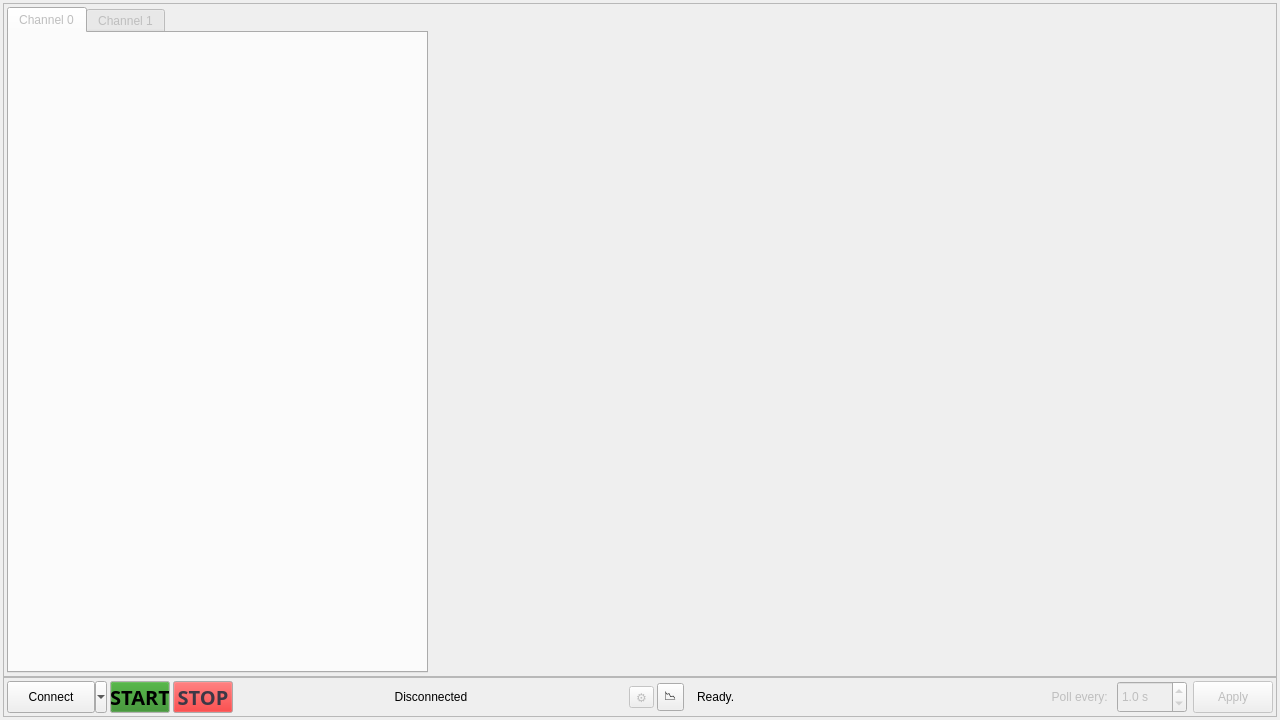
<?xml version="1.0" encoding="UTF-8"?>
<ui version="4.0">
 <class>MainWindow</class>
 <widget class="QMainWindow" name="MainWindow">
  <property name="geometry">
   <rect>
    <x>0</x>
    <y>0</y>
    <width>1280</width>
    <height>720</height>
   </rect>
  </property>
  <property name="minimumSize">
   <size>
    <width>1280</width>
    <height>720</height>
   </size>
  </property>
  <property name="maximumSize">
   <size>
    <width>3840</width>
    <height>2160</height>
   </size>
  </property>
  <property name="windowTitle">
   <string>Thermostat Control Panel</string>
  </property>
  <property name="windowIcon">
   <iconset>
    <normaloff>../resources/artiq.ico</normaloff>../resources/artiq.ico</iconset>
  </property>
  <widget class="QWidget" name="main_widget">
   <property name="sizePolicy">
    <sizepolicy hsizetype="Expanding" vsizetype="Expanding">
     <horstretch>1</horstretch>
     <verstretch>1</verstretch>
    </sizepolicy>
   </property>
   <layout class="QGridLayout" name="gridLayout_2">
    <property name="leftMargin">
     <number>3</number>
    </property>
    <property name="topMargin">
     <number>3</number>
    </property>
    <property name="rightMargin">
     <number>3</number>
    </property>
    <property name="bottomMargin">
     <number>3</number>
    </property>
    <property name="spacing">
     <number>3</number>
    </property>
    <item row="0" column="1">
     <layout class="QVBoxLayout" name="main_layout">
      <property name="spacing">
       <number>0</number>
      </property>
      <item>
       <widget class="QFrame" name="graph_group">
        <property name="enabled">
         <bool>false</bool>
        </property>
        <property name="sizePolicy">
         <sizepolicy hsizetype="Expanding" vsizetype="Expanding">
          <horstretch>1</horstretch>
          <verstretch>1</verstretch>
         </sizepolicy>
        </property>
        <property name="frameShape">
         <enum>QFrame::Shape::StyledPanel</enum>
        </property>
        <property name="frameShadow">
         <enum>QFrame::Shadow::Raised</enum>
        </property>
        <layout class="QGridLayout" name="graphs_layout" rowstretch="1,1" columnstretch="1,1,1" rowminimumheight="100,100" columnminimumwidth="100,100,100">
         <property name="sizeConstraint">
          <enum>QLayout::SizeConstraint::SetDefaultConstraint</enum>
         </property>
         <property name="leftMargin">
          <number>3</number>
         </property>
         <property name="topMargin">
          <number>3</number>
         </property>
         <property name="rightMargin">
          <number>3</number>
         </property>
         <property name="bottomMargin">
          <number>3</number>
         </property>
         <property name="spacing">
          <number>2</number>
         </property>
         <item row="1" column="1">
          <widget class="LivePlotWidget" name="ch1_t_graph" native="true"/>
         </item>
         <item row="0" column="1">
          <widget class="LivePlotWidget" name="ch0_t_graph" native="true"/>
         </item>
         <item row="0" column="2">
          <widget class="LivePlotWidget" name="ch0_i_graph" native="true"/>
         </item>
         <item row="1" column="2">
          <widget class="LivePlotWidget" name="ch1_i_graph" native="true"/>
         </item>
         <item row="0" column="0" rowspan="2">
          <widget class="QTabWidget" name="tabWidget">
           <property name="sizePolicy">
            <sizepolicy hsizetype="Preferred" vsizetype="Preferred">
             <horstretch>0</horstretch>
             <verstretch>0</verstretch>
            </sizepolicy>
           </property>
           <property name="currentIndex">
            <number>0</number>
           </property>
           <widget class="QWidget" name="ch0_tab">
            <property name="sizePolicy">
             <sizepolicy hsizetype="Preferred" vsizetype="Preferred">
              <horstretch>0</horstretch>
              <verstretch>0</verstretch>
             </sizepolicy>
            </property>
            <attribute name="title">
             <string>Channel 0</string>
            </attribute>
            <layout class="QVBoxLayout" name="verticalLayout_2">
             <item>
              <widget class="ParameterTree" name="ch0_tree" native="true">
               <property name="sizePolicy">
                <sizepolicy hsizetype="Preferred" vsizetype="Preferred">
                 <horstretch>0</horstretch>
                 <verstretch>0</verstretch>
                </sizepolicy>
               </property>
              </widget>
             </item>
            </layout>
           </widget>
           <widget class="QWidget" name="ch1_tab">
            <property name="sizePolicy">
             <sizepolicy hsizetype="Preferred" vsizetype="Preferred">
              <horstretch>0</horstretch>
              <verstretch>0</verstretch>
             </sizepolicy>
            </property>
            <attribute name="title">
             <string>Channel 1</string>
            </attribute>
            <layout class="QVBoxLayout" name="verticalLayout">
             <item>
              <widget class="ParameterTree" name="ch1_tree" native="true">
               <property name="sizePolicy">
                <sizepolicy hsizetype="Preferred" vsizetype="Preferred">
                 <horstretch>0</horstretch>
                 <verstretch>0</verstretch>
                </sizepolicy>
               </property>
              </widget>
             </item>
            </layout>
           </widget>
          </widget>
         </item>
        </layout>
       </widget>
      </item>
      <item>
       <widget class="QFrame" name="bottom_settings_group">
        <property name="sizePolicy">
         <sizepolicy hsizetype="Expanding" vsizetype="Fixed">
          <horstretch>0</horstretch>
          <verstretch>0</verstretch>
         </sizepolicy>
        </property>
        <property name="minimumSize">
         <size>
          <width>0</width>
          <height>40</height>
         </size>
        </property>
        <property name="maximumSize">
         <size>
          <width>16777215</width>
          <height>40</height>
         </size>
        </property>
        <property name="frameShape">
         <enum>QFrame::Shape::StyledPanel</enum>
        </property>
        <property name="frameShadow">
         <enum>QFrame::Shadow::Raised</enum>
        </property>
        <layout class="QHBoxLayout" name="horizontalLayout_2">
         <property name="spacing">
          <number>3</number>
         </property>
         <property name="leftMargin">
          <number>3</number>
         </property>
         <property name="topMargin">
          <number>3</number>
         </property>
         <property name="rightMargin">
          <number>3</number>
         </property>
         <property name="bottomMargin">
          <number>3</number>
         </property>
         <item>
          <layout class="QHBoxLayout" name="settings_layout">
           <item>
            <widget class="QToolButton" name="connect_btn">
             <property name="sizePolicy">
              <sizepolicy hsizetype="Fixed" vsizetype="Expanding">
               <horstretch>0</horstretch>
               <verstretch>0</verstretch>
              </sizepolicy>
             </property>
             <property name="minimumSize">
              <size>
               <width>100</width>
               <height>0</height>
              </size>
             </property>
             <property name="maximumSize">
              <size>
               <width>100</width>
               <height>16777215</height>
              </size>
             </property>
             <property name="baseSize">
              <size>
               <width>100</width>
               <height>0</height>
              </size>
             </property>
             <property name="text">
              <string>Connect</string>
             </property>
             <property name="popupMode">
              <enum>QToolButton::ToolButtonPopupMode::MenuButtonPopup</enum>
             </property>
             <property name="toolButtonStyle">
              <enum>Qt::ToolButtonStyle::ToolButtonFollowStyle</enum>
             </property>
            </widget>
           </item>
           <item>
            <widget class="QPushButton" name="start_btn">
             <property name="enabled">
              <bool>true</bool>
             </property>
             <property name="sizePolicy">
              <sizepolicy hsizetype="Maximum" vsizetype="Fixed">
               <horstretch>0</horstretch>
               <verstretch>0</verstretch>
              </sizepolicy>
             </property>
             <property name="minimumSize">
              <size>
               <width>0</width>
               <height>30</height>
              </size>
             </property>
             <property name="maximumSize">
              <size>
               <width>60</width>
               <height>16777213</height>
              </size>
             </property>
             <property name="palette">
              <palette>
               <active>
                <colorrole role="WindowText">
                 <brush brushstyle="SolidPattern">
                  <color alpha="255">
                   <red>0</red>
                   <green>0</green>
                   <blue>0</blue>
                  </color>
                 </brush>
                </colorrole>
                <colorrole role="Button">
                 <brush brushstyle="SolidPattern">
                  <color alpha="255">
                   <red>41</red>
                   <green>135</green>
                   <blue>29</blue>
                  </color>
                 </brush>
                </colorrole>
                <colorrole role="Light">
                 <brush brushstyle="SolidPattern">
                  <color alpha="255">
                   <red>255</red>
                   <green>255</green>
                   <blue>255</blue>
                  </color>
                 </brush>
                </colorrole>
                <colorrole role="Midlight">
                 <brush brushstyle="SolidPattern">
                  <color alpha="255">
                   <red>252</red>
                   <green>252</green>
                   <blue>251</blue>
                  </color>
                 </brush>
                </colorrole>
                <colorrole role="Dark">
                 <brush brushstyle="SolidPattern">
                  <color alpha="255">
                   <red>222</red>
                   <green>221</green>
                   <blue>218</blue>
                  </color>
                 </brush>
                </colorrole>
                <colorrole role="Mid">
                 <brush brushstyle="SolidPattern">
                  <color alpha="255">
                   <red>250</red>
                   <green>249</green>
                   <blue>248</blue>
                  </color>
                 </brush>
                </colorrole>
                <colorrole role="Text">
                 <brush brushstyle="SolidPattern">
                  <color alpha="255">
                   <red>0</red>
                   <green>0</green>
                   <blue>0</blue>
                  </color>
                 </brush>
                </colorrole>
                <colorrole role="BrightText">
                 <brush brushstyle="SolidPattern">
                  <color alpha="255">
                   <red>255</red>
                   <green>255</green>
                   <blue>255</blue>
                  </color>
                 </brush>
                </colorrole>
                <colorrole role="ButtonText">
                 <brush brushstyle="SolidPattern">
                  <color alpha="255">
                   <red>255</red>
                   <green>255</green>
                   <blue>255</blue>
                  </color>
                 </brush>
                </colorrole>
                <colorrole role="Base">
                 <brush brushstyle="SolidPattern">
                  <color alpha="255">
                   <red>255</red>
                   <green>255</green>
                   <blue>255</blue>
                  </color>
                 </brush>
                </colorrole>
                <colorrole role="Window">
                 <brush brushstyle="SolidPattern">
                  <color alpha="255">
                   <red>250</red>
                   <green>249</green>
                   <blue>248</blue>
                  </color>
                 </brush>
                </colorrole>
                <colorrole role="Shadow">
                 <brush brushstyle="SolidPattern">
                  <color alpha="255">
                   <red>0</red>
                   <green>0</green>
                   <blue>0</blue>
                  </color>
                 </brush>
                </colorrole>
                <colorrole role="AlternateBase">
                 <brush brushstyle="SolidPattern">
                  <color alpha="255">
                   <red>252</red>
                   <green>252</green>
                   <blue>251</blue>
                  </color>
                 </brush>
                </colorrole>
                <colorrole role="ToolTipBase">
                 <brush brushstyle="SolidPattern">
                  <color alpha="255">
                   <red>255</red>
                   <green>255</green>
                   <blue>220</blue>
                  </color>
                 </brush>
                </colorrole>
                <colorrole role="ToolTipText">
                 <brush brushstyle="SolidPattern">
                  <color alpha="255">
                   <red>0</red>
                   <green>0</green>
                   <blue>0</blue>
                  </color>
                 </brush>
                </colorrole>
                <colorrole role="PlaceholderText">
                 <brush brushstyle="SolidPattern">
                  <color alpha="127">
                   <red>0</red>
                   <green>0</green>
                   <blue>0</blue>
                  </color>
                 </brush>
                </colorrole>
                <colorrole role="Accent">
                 <brush brushstyle="SolidPattern">
                  <color alpha="255">
                   <red>255</red>
                   <green>255</green>
                   <blue>255</blue>
                  </color>
                 </brush>
                </colorrole>
               </active>
               <inactive>
                <colorrole role="WindowText">
                 <brush brushstyle="SolidPattern">
                  <color alpha="255">
                   <red>0</red>
                   <green>0</green>
                   <blue>0</blue>
                  </color>
                 </brush>
                </colorrole>
                <colorrole role="Button">
                 <brush brushstyle="SolidPattern">
                  <color alpha="255">
                   <red>41</red>
                   <green>135</green>
                   <blue>29</blue>
                  </color>
                 </brush>
                </colorrole>
                <colorrole role="Light">
                 <brush brushstyle="SolidPattern">
                  <color alpha="255">
                   <red>255</red>
                   <green>255</green>
                   <blue>255</blue>
                  </color>
                 </brush>
                </colorrole>
                <colorrole role="Midlight">
                 <brush brushstyle="SolidPattern">
                  <color alpha="255">
                   <red>252</red>
                   <green>252</green>
                   <blue>251</blue>
                  </color>
                 </brush>
                </colorrole>
                <colorrole role="Dark">
                 <brush brushstyle="SolidPattern">
                  <color alpha="255">
                   <red>222</red>
                   <green>221</green>
                   <blue>218</blue>
                  </color>
                 </brush>
                </colorrole>
                <colorrole role="Mid">
                 <brush brushstyle="SolidPattern">
                  <color alpha="255">
                   <red>250</red>
                   <green>249</green>
                   <blue>248</blue>
                  </color>
                 </brush>
                </colorrole>
                <colorrole role="Text">
                 <brush brushstyle="SolidPattern">
                  <color alpha="255">
                   <red>0</red>
                   <green>0</green>
                   <blue>0</blue>
                  </color>
                 </brush>
                </colorrole>
                <colorrole role="BrightText">
                 <brush brushstyle="SolidPattern">
                  <color alpha="255">
                   <red>255</red>
                   <green>255</green>
                   <blue>255</blue>
                  </color>
                 </brush>
                </colorrole>
                <colorrole role="ButtonText">
                 <brush brushstyle="SolidPattern">
                  <color alpha="255">
                   <red>0</red>
                   <green>0</green>
                   <blue>0</blue>
                  </color>
                 </brush>
                </colorrole>
                <colorrole role="Base">
                 <brush brushstyle="SolidPattern">
                  <color alpha="255">
                   <red>255</red>
                   <green>255</green>
                   <blue>255</blue>
                  </color>
                 </brush>
                </colorrole>
                <colorrole role="Window">
                 <brush brushstyle="SolidPattern">
                  <color alpha="255">
                   <red>250</red>
                   <green>249</green>
                   <blue>248</blue>
                  </color>
                 </brush>
                </colorrole>
                <colorrole role="Shadow">
                 <brush brushstyle="SolidPattern">
                  <color alpha="255">
                   <red>0</red>
                   <green>0</green>
                   <blue>0</blue>
                  </color>
                 </brush>
                </colorrole>
                <colorrole role="AlternateBase">
                 <brush brushstyle="SolidPattern">
                  <color alpha="255">
                   <red>252</red>
                   <green>252</green>
                   <blue>251</blue>
                  </color>
                 </brush>
                </colorrole>
                <colorrole role="ToolTipBase">
                 <brush brushstyle="SolidPattern">
                  <color alpha="255">
                   <red>255</red>
                   <green>255</green>
                   <blue>220</blue>
                  </color>
                 </brush>
                </colorrole>
                <colorrole role="ToolTipText">
                 <brush brushstyle="SolidPattern">
                  <color alpha="255">
                   <red>0</red>
                   <green>0</green>
                   <blue>0</blue>
                  </color>
                 </brush>
                </colorrole>
                <colorrole role="PlaceholderText">
                 <brush brushstyle="SolidPattern">
                  <color alpha="127">
                   <red>0</red>
                   <green>0</green>
                   <blue>0</blue>
                  </color>
                 </brush>
                </colorrole>
                <colorrole role="Accent">
                 <brush brushstyle="SolidPattern">
                  <color alpha="255">
                   <red>255</red>
                   <green>255</green>
                   <blue>255</blue>
                  </color>
                 </brush>
                </colorrole>
               </inactive>
               <disabled>
                <colorrole role="WindowText">
                 <brush brushstyle="SolidPattern">
                  <color alpha="255">
                   <red>125</red>
                   <green>125</green>
                   <blue>124</blue>
                  </color>
                 </brush>
                </colorrole>
                <colorrole role="Button">
                 <brush brushstyle="SolidPattern">
                  <color alpha="255">
                   <red>9</red>
                   <green>64</green>
                   <blue>4</blue>
                  </color>
                 </brush>
                </colorrole>
                <colorrole role="Light">
                 <brush brushstyle="SolidPattern">
                  <color alpha="255">
                   <red>255</red>
                   <green>255</green>
                   <blue>255</blue>
                  </color>
                 </brush>
                </colorrole>
                <colorrole role="Midlight">
                 <brush brushstyle="SolidPattern">
                  <color alpha="255">
                   <red>252</red>
                   <green>252</green>
                   <blue>251</blue>
                  </color>
                 </brush>
                </colorrole>
                <colorrole role="Dark">
                 <brush brushstyle="SolidPattern">
                  <color alpha="255">
                   <red>222</red>
                   <green>221</green>
                   <blue>218</blue>
                  </color>
                 </brush>
                </colorrole>
                <colorrole role="Mid">
                 <brush brushstyle="SolidPattern">
                  <color alpha="255">
                   <red>250</red>
                   <green>249</green>
                   <blue>248</blue>
                  </color>
                 </brush>
                </colorrole>
                <colorrole role="Text">
                 <brush brushstyle="SolidPattern">
                  <color alpha="255">
                   <red>125</red>
                   <green>125</green>
                   <blue>124</blue>
                  </color>
                 </brush>
                </colorrole>
                <colorrole role="BrightText">
                 <brush brushstyle="SolidPattern">
                  <color alpha="255">
                   <red>255</red>
                   <green>255</green>
                   <blue>255</blue>
                  </color>
                 </brush>
                </colorrole>
                <colorrole role="ButtonText">
                 <brush brushstyle="SolidPattern">
                  <color alpha="255">
                   <red>36</red>
                   <green>31</green>
                   <blue>49</blue>
                  </color>
                 </brush>
                </colorrole>
                <colorrole role="Base">
                 <brush brushstyle="SolidPattern">
                  <color alpha="255">
                   <red>250</red>
                   <green>249</green>
                   <blue>248</blue>
                  </color>
                 </brush>
                </colorrole>
                <colorrole role="Window">
                 <brush brushstyle="SolidPattern">
                  <color alpha="255">
                   <red>250</red>
                   <green>249</green>
                   <blue>248</blue>
                  </color>
                 </brush>
                </colorrole>
                <colorrole role="Shadow">
                 <brush brushstyle="SolidPattern">
                  <color alpha="255">
                   <red>0</red>
                   <green>0</green>
                   <blue>0</blue>
                  </color>
                 </brush>
                </colorrole>
                <colorrole role="AlternateBase">
                 <brush brushstyle="SolidPattern">
                  <color alpha="255">
                   <red>250</red>
                   <green>249</green>
                   <blue>248</blue>
                  </color>
                 </brush>
                </colorrole>
                <colorrole role="ToolTipBase">
                 <brush brushstyle="SolidPattern">
                  <color alpha="255">
                   <red>255</red>
                   <green>255</green>
                   <blue>220</blue>
                  </color>
                 </brush>
                </colorrole>
                <colorrole role="ToolTipText">
                 <brush brushstyle="SolidPattern">
                  <color alpha="255">
                   <red>0</red>
                   <green>0</green>
                   <blue>0</blue>
                  </color>
                 </brush>
                </colorrole>
                <colorrole role="PlaceholderText">
                 <brush brushstyle="SolidPattern">
                  <color alpha="127">
                   <red>125</red>
                   <green>125</green>
                   <blue>124</blue>
                  </color>
                 </brush>
                </colorrole>
                <colorrole role="Accent">
                 <brush brushstyle="SolidPattern">
                  <color alpha="255">
                   <red>255</red>
                   <green>255</green>
                   <blue>255</blue>
                  </color>
                 </brush>
                </colorrole>
               </disabled>
              </palette>
             </property>
             <property name="font">
              <font>
               <family>Unifont</family>
               <pointsize>15</pointsize>
               <bold>true</bold>
              </font>
             </property>
             <property name="contextMenuPolicy">
              <enum>Qt::ContextMenuPolicy::NoContextMenu</enum>
             </property>
             <property name="text">
              <string>START</string>
             </property>
            </widget>
           </item>
           <item>
            <widget class="QPushButton" name="stop_btn">
             <property name="enabled">
              <bool>true</bool>
             </property>
             <property name="minimumSize">
              <size>
               <width>0</width>
               <height>30</height>
              </size>
             </property>
             <property name="maximumSize">
              <size>
               <width>60</width>
               <height>16777215</height>
              </size>
             </property>
             <property name="palette">
              <palette>
               <active>
                <colorrole role="Button">
                 <brush brushstyle="SolidPattern">
                  <color alpha="255">
                   <red>232</red>
                   <green>12</green>
                   <blue>12</blue>
                  </color>
                 </brush>
                </colorrole>
                <colorrole role="Light">
                 <brush brushstyle="SolidPattern">
                  <color alpha="255">
                   <red>224</red>
                   <green>27</green>
                   <blue>36</blue>
                  </color>
                 </brush>
                </colorrole>
                <colorrole role="ButtonText">
                 <brush brushstyle="SolidPattern">
                  <color alpha="255">
                   <red>255</red>
                   <green>255</green>
                   <blue>255</blue>
                  </color>
                 </brush>
                </colorrole>
                <colorrole role="Highlight">
                 <brush brushstyle="SolidPattern">
                  <color alpha="255">
                   <red>224</red>
                   <green>27</green>
                   <blue>36</blue>
                  </color>
                 </brush>
                </colorrole>
               </active>
               <inactive>
                <colorrole role="Button">
                 <brush brushstyle="SolidPattern">
                  <color alpha="255">
                   <red>232</red>
                   <green>12</green>
                   <blue>12</blue>
                  </color>
                 </brush>
                </colorrole>
                <colorrole role="ButtonText">
                 <brush brushstyle="SolidPattern">
                  <color alpha="255">
                   <red>61</red>
                   <green>56</green>
                   <blue>70</blue>
                  </color>
                 </brush>
                </colorrole>
               </inactive>
               <disabled>
                <colorrole role="Button">
                 <brush brushstyle="SolidPattern">
                  <color alpha="255">
                   <red>94</red>
                   <green>10</green>
                   <blue>10</blue>
                  </color>
                 </brush>
                </colorrole>
                <colorrole role="ButtonText">
                 <brush brushstyle="SolidPattern">
                  <color alpha="255">
                   <red>61</red>
                   <green>56</green>
                   <blue>70</blue>
                  </color>
                 </brush>
                </colorrole>
               </disabled>
              </palette>
             </property>
             <property name="font">
              <font>
               <family>Unifont</family>
               <pointsize>15</pointsize>
               <bold>true</bold>
              </font>
             </property>
             <property name="contextMenuPolicy">
              <enum>Qt::ContextMenuPolicy::NoContextMenu</enum>
             </property>
             <property name="text">
              <string>STOP</string>
             </property>
            </widget>
           </item>
           <item>
            <spacer name="horizontalSpacer_2">
             <property name="orientation">
              <enum>Qt::Orientation::Horizontal</enum>
             </property>
             <property name="sizeType">
              <enum>QSizePolicy::Policy::MinimumExpanding</enum>
             </property>
             <property name="sizeHint" stdset="0">
              <size>
               <width>30</width>
               <height>20</height>
              </size>
             </property>
            </spacer>
           </item>
           <item>
            <widget class="QLabel" name="status_lbl">
             <property name="sizePolicy">
              <sizepolicy hsizetype="Fixed" vsizetype="Expanding">
               <horstretch>0</horstretch>
               <verstretch>0</verstretch>
              </sizepolicy>
             </property>
             <property name="minimumSize">
              <size>
               <width>240</width>
               <height>0</height>
              </size>
             </property>
             <property name="maximumSize">
              <size>
               <width>120</width>
               <height>16777215</height>
              </size>
             </property>
             <property name="baseSize">
              <size>
               <width>120</width>
               <height>50</height>
              </size>
             </property>
             <property name="text">
              <string>Disconnected</string>
             </property>
             <property name="alignment">
              <set>Qt::AlignmentFlag::AlignCenter</set>
             </property>
            </widget>
           </item>
           <item>
            <spacer name="horizontalSpacer_3">
             <property name="orientation">
              <enum>Qt::Orientation::Horizontal</enum>
             </property>
             <property name="sizeType">
              <enum>QSizePolicy::Policy::MinimumExpanding</enum>
             </property>
             <property name="sizeHint" stdset="0">
              <size>
               <width>10</width>
               <height>20</height>
              </size>
             </property>
            </spacer>
           </item>
           <item>
            <widget class="QToolButton" name="thermostat_settings">
             <property name="enabled">
              <bool>false</bool>
             </property>
             <property name="text">
              <string notr="true">⚙</string>
             </property>
             <property name="popupMode">
              <enum>QToolButton::ToolButtonPopupMode::InstantPopup</enum>
             </property>
            </widget>
           </item>
           <item>
            <widget class="QToolButton" name="plot_settings">
             <property name="toolTip">
              <string>Plot Settings</string>
             </property>
             <property name="text">
              <string>📉</string>
             </property>
             <property name="popupMode">
              <enum>QToolButton::ToolButtonPopupMode::InstantPopup</enum>
             </property>
            </widget>
           </item>
           <item>
            <widget class="QLabel" name="limits_warning">
             <property name="toolTipDuration">
              <number>1000000000</number>
             </property>
            </widget>
           </item>
           <item>
            <widget class="QLabel" name="background_task_lbl">
             <property name="text">
              <string>Ready.</string>
             </property>
            </widget>
           </item>
           <item>
            <widget class="QtWaitingSpinner" name="loading_spinner" native="true"/>
           </item>
           <item>
            <spacer name="horizontalSpacer">
             <property name="orientation">
              <enum>Qt::Orientation::Horizontal</enum>
             </property>
             <property name="sizeType">
              <enum>QSizePolicy::Policy::MinimumExpanding</enum>
             </property>
             <property name="sizeHint" stdset="0">
              <size>
               <width>310</width>
               <height>20</height>
              </size>
             </property>
            </spacer>
           </item>
           <item>
            <widget class="QWidget" name="report_group" native="true">
             <property name="enabled">
              <bool>false</bool>
             </property>
             <property name="sizePolicy">
              <sizepolicy hsizetype="Minimum" vsizetype="Expanding">
               <horstretch>0</horstretch>
               <verstretch>0</verstretch>
              </sizepolicy>
             </property>
             <property name="minimumSize">
              <size>
               <width>40</width>
               <height>0</height>
              </size>
             </property>
             <layout class="QHBoxLayout" name="horizontalLayout_4">
              <property name="spacing">
               <number>0</number>
              </property>
              <property name="leftMargin">
               <number>0</number>
              </property>
              <property name="topMargin">
               <number>0</number>
              </property>
              <property name="rightMargin">
               <number>0</number>
              </property>
              <property name="bottomMargin">
               <number>0</number>
              </property>
              <item>
               <layout class="QHBoxLayout" name="report_layout" stretch="0,1,1">
                <property name="spacing">
                 <number>6</number>
                </property>
                <property name="sizeConstraint">
                 <enum>QLayout::SizeConstraint::SetDefaultConstraint</enum>
                </property>
                <property name="leftMargin">
                 <number>0</number>
                </property>
                <item>
                 <widget class="QLabel" name="report_lbl">
                  <property name="text">
                   <string>Poll every: </string>
                  </property>
                  <property name="alignment">
                   <set>Qt::AlignmentFlag::AlignRight|Qt::AlignmentFlag::AlignTrailing|Qt::AlignmentFlag::AlignVCenter</set>
                  </property>
                 </widget>
                </item>
                <item>
                 <widget class="QDoubleSpinBox" name="report_refresh_spin">
                  <property name="sizePolicy">
                   <sizepolicy hsizetype="Fixed" vsizetype="Expanding">
                    <horstretch>0</horstretch>
                    <verstretch>0</verstretch>
                   </sizepolicy>
                  </property>
                  <property name="minimumSize">
                   <size>
                    <width>70</width>
                    <height>0</height>
                   </size>
                  </property>
                  <property name="maximumSize">
                   <size>
                    <width>70</width>
                    <height>16777215</height>
                   </size>
                  </property>
                  <property name="baseSize">
                   <size>
                    <width>70</width>
                    <height>0</height>
                   </size>
                  </property>
                  <property name="suffix">
                   <string> s</string>
                  </property>
                  <property name="decimals">
                   <number>1</number>
                  </property>
                  <property name="minimum">
                   <double>0.100000000000000</double>
                  </property>
                  <property name="singleStep">
                   <double>0.100000000000000</double>
                  </property>
                  <property name="stepType">
                   <enum>QAbstractSpinBox::StepType::AdaptiveDecimalStepType</enum>
                  </property>
                  <property name="value">
                   <double>1.000000000000000</double>
                  </property>
                 </widget>
                </item>
                <item>
                 <widget class="QPushButton" name="report_apply_btn">
                  <property name="sizePolicy">
                   <sizepolicy hsizetype="Fixed" vsizetype="Expanding">
                    <horstretch>0</horstretch>
                    <verstretch>0</verstretch>
                   </sizepolicy>
                  </property>
                  <property name="minimumSize">
                   <size>
                    <width>80</width>
                    <height>0</height>
                   </size>
                  </property>
                  <property name="maximumSize">
                   <size>
                    <width>80</width>
                    <height>16777215</height>
                   </size>
                  </property>
                  <property name="baseSize">
                   <size>
                    <width>80</width>
                    <height>0</height>
                   </size>
                  </property>
                  <property name="text">
                   <string>Apply</string>
                  </property>
                 </widget>
                </item>
               </layout>
              </item>
             </layout>
            </widget>
           </item>
          </layout>
         </item>
        </layout>
       </widget>
      </item>
     </layout>
    </item>
   </layout>
  </widget>
 </widget>
 <customwidgets>
  <customwidget>
   <class>ParameterTree</class>
   <extends>QWidget</extends>
   <header>pyqtgraph.parametertree</header>
   <container>1</container>
  </customwidget>
  <customwidget>
   <class>LivePlotWidget</class>
   <extends>QWidget</extends>
   <header>pglive.sources.live_plot_widget</header>
   <container>1</container>
  </customwidget>
  <customwidget>
   <class>QtWaitingSpinner</class>
   <extends>QWidget</extends>
   <header>pythermostat.gui.view.waitingspinnerwidget</header>
   <container>1</container>
  </customwidget>
 </customwidgets>
 <resources/>
 <connections/>
</ui>
